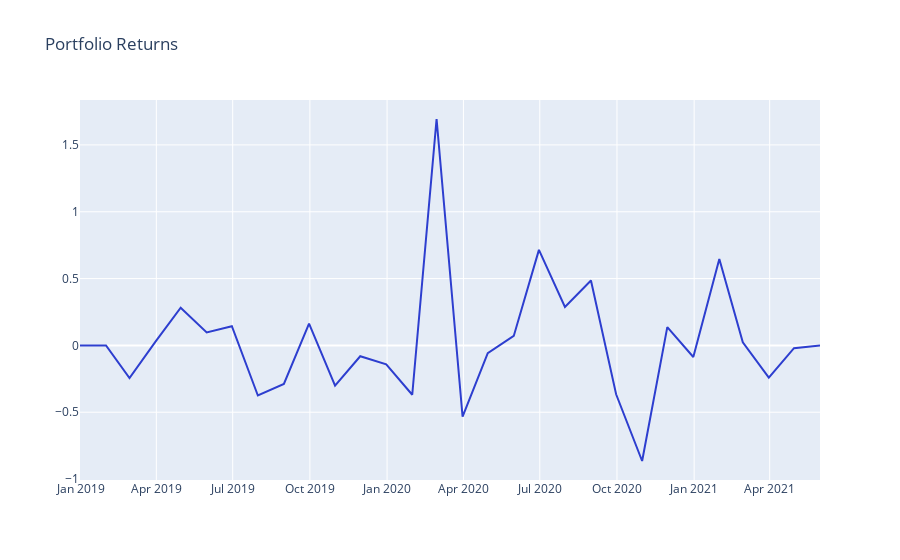

Source (notebook cell):
### Code cell
expected_portfolio_returns = portfolio_returns(df_long, df_short,lookahead_returns,5)
plot_returns(expected_portfolio_returns.T.sum(), 'Portfolio Returns')
